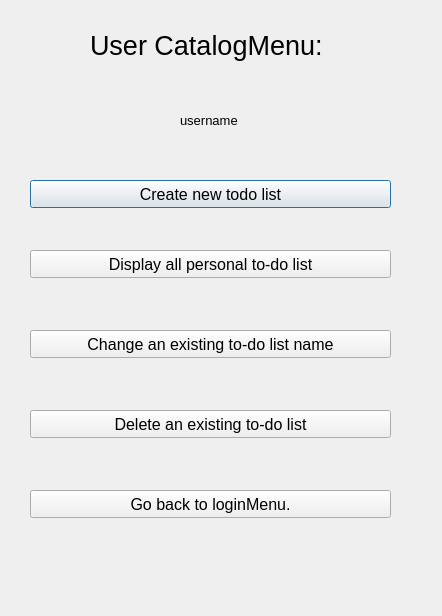
<?xml version="1.0" encoding="UTF-8"?>
<ui version="4.0">
 <class>secondMain</class>
 <widget class="QDialog" name="secondMain">
  <property name="geometry">
   <rect>
    <x>0</x>
    <y>0</y>
    <width>442</width>
    <height>616</height>
   </rect>
  </property>
  <property name="windowTitle">
   <string>Dialog</string>
  </property>
  <widget class="QLabel" name="label">
   <property name="geometry">
    <rect>
     <x>90</x>
     <y>20</y>
     <width>261</width>
     <height>51</height>
    </rect>
   </property>
   <property name="font">
    <font>
     <pointsize>20</pointsize>
    </font>
   </property>
   <property name="text">
    <string>User CatalogMenu:</string>
   </property>
  </widget>
  <widget class="QPushButton" name="pushButton">
   <property name="geometry">
    <rect>
     <x>30</x>
     <y>180</y>
     <width>361</width>
     <height>28</height>
    </rect>
   </property>
   <property name="font">
    <font>
     <pointsize>12</pointsize>
    </font>
   </property>
   <property name="text">
    <string>Create new todo list</string>
   </property>
  </widget>
  <widget class="QPushButton" name="pushButton_2">
   <property name="geometry">
    <rect>
     <x>30</x>
     <y>250</y>
     <width>361</width>
     <height>28</height>
    </rect>
   </property>
   <property name="font">
    <font>
     <pointsize>12</pointsize>
    </font>
   </property>
   <property name="text">
    <string>Display all personal to-do list</string>
   </property>
  </widget>
  <widget class="QPushButton" name="pushButton_3">
   <property name="geometry">
    <rect>
     <x>30</x>
     <y>490</y>
     <width>361</width>
     <height>28</height>
    </rect>
   </property>
   <property name="font">
    <font>
     <pointsize>12</pointsize>
    </font>
   </property>
   <property name="text">
    <string>Go back to loginMenu.</string>
   </property>
  </widget>
  <widget class="QLabel" name="label_2">
   <property name="geometry">
    <rect>
     <x>40</x>
     <y>319</y>
     <width>351</width>
     <height>41</height>
    </rect>
   </property>
   <property name="font">
    <font>
     <pointsize>12</pointsize>
    </font>
   </property>
   <property name="text">
    <string/>
   </property>
  </widget>
  <widget class="QPushButton" name="pushButton_4">
   <property name="geometry">
    <rect>
     <x>30</x>
     <y>330</y>
     <width>361</width>
     <height>28</height>
    </rect>
   </property>
   <property name="font">
    <font>
     <pointsize>12</pointsize>
    </font>
   </property>
   <property name="text">
    <string>Change an existing to-do list name</string>
   </property>
  </widget>
  <widget class="QPushButton" name="pushButton_5">
   <property name="geometry">
    <rect>
     <x>30</x>
     <y>410</y>
     <width>361</width>
     <height>28</height>
    </rect>
   </property>
   <property name="font">
    <font>
     <pointsize>12</pointsize>
    </font>
   </property>
   <property name="text">
    <string>Delete an existing to-do list</string>
   </property>
  </widget>
  <widget class="QLabel" name="label_userdb">
   <property name="geometry">
    <rect>
     <x>180</x>
     <y>100</y>
     <width>91</width>
     <height>41</height>
    </rect>
   </property>
   <property name="font">
    <font>
     <pointsize>10</pointsize>
    </font>
   </property>
   <property name="text">
    <string>username</string>
   </property>
  </widget>
 </widget>
 <resources/>
 <connections/>
</ui>
